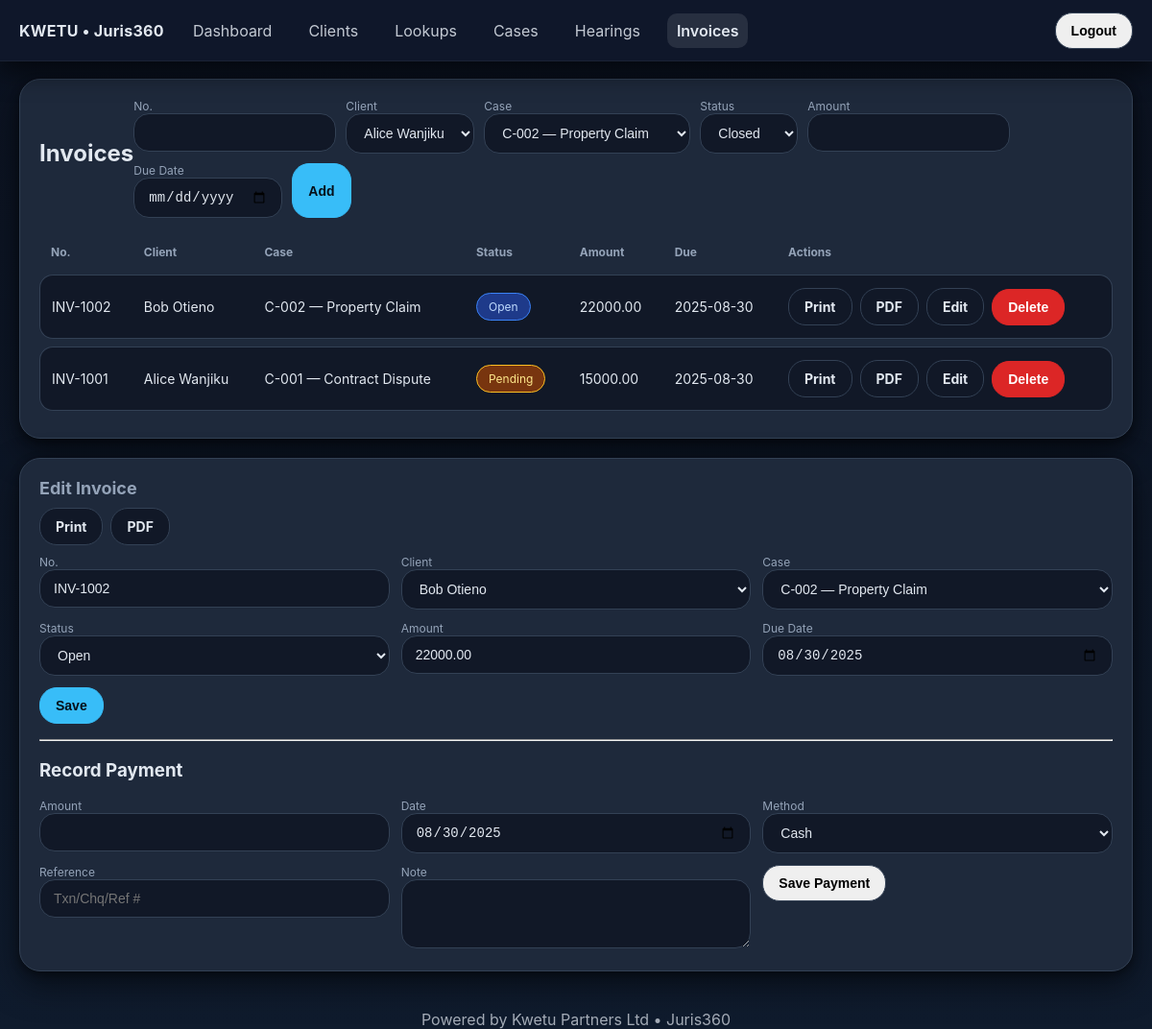
Before: /invoices/2/edit (signed in) with the older database file.
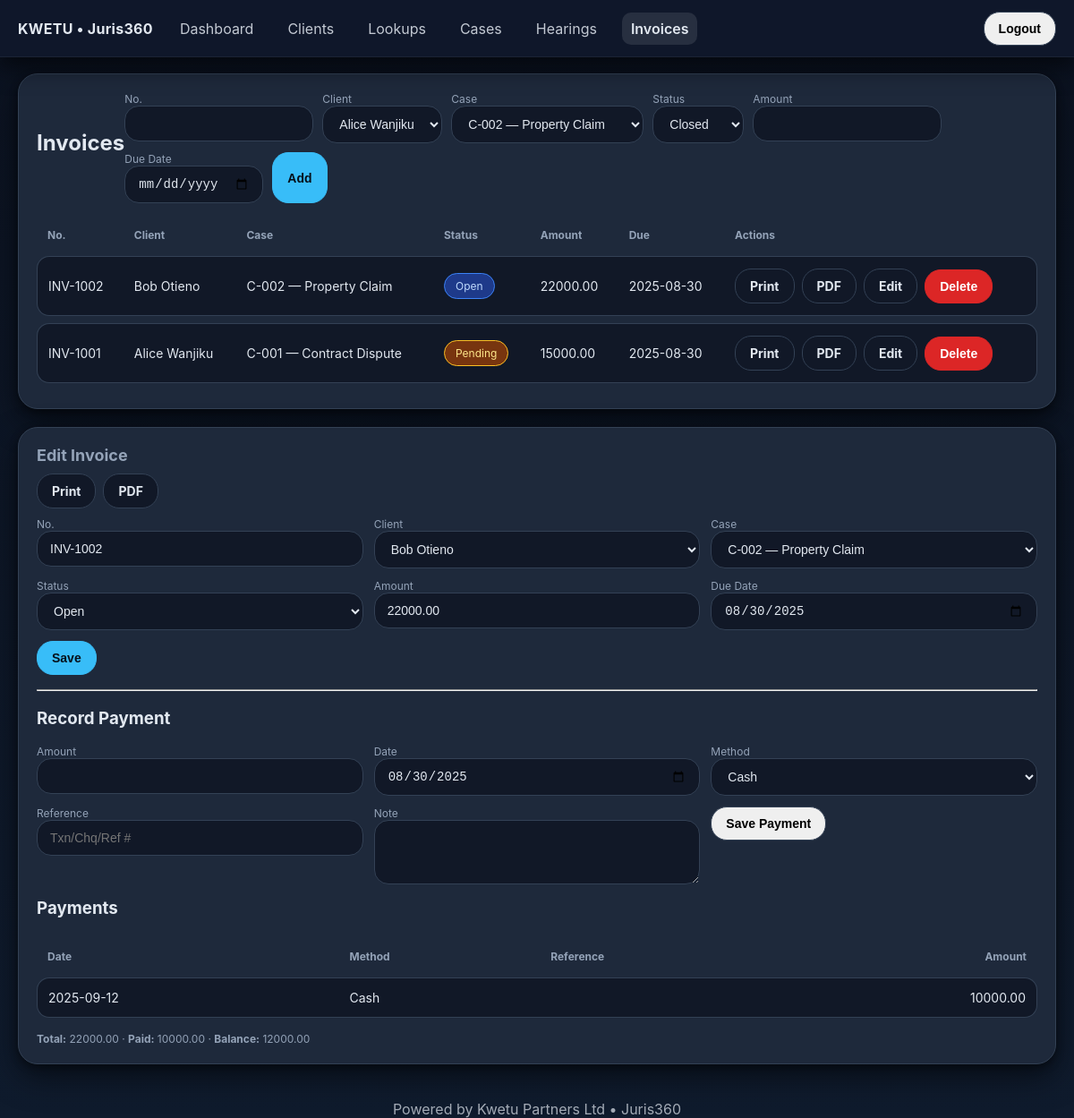
After: the same page with the newer database file.
### app.py (models this page shows)
class Invoice(db.Model):
    id = db.Column(db.Integer, primary_key=True)
    number = db.Column(db.String(40), nullable=False)
    client_id = db.Column(db.Integer, db.ForeignKey('client.id'), nullable=False)
    case_id = db.Column(db.Integer, db.ForeignKey('case.id'), nullable=False)
    status_id = db.Column(db.Integer, db.ForeignKey('case_status.id'), nullable=False)
    amount = db.Column(db.Numeric(12,2), nullable=False)
    due_date = db.Column(db.Date, nullable=True)
    client = db.relationship('Client', back_populates='invoices')
    case = db.relationship('Case', back_populates='invoices')
    status = db.relationship('CaseStatus', back_populates='invoices')
    payments = db.relationship('Payment', back_populates='invoice',
                               cascade='all, delete-orphan', lazy='dynamic')

class Client(db.Model):
    id = db.Column(db.Integer, primary_key=True)
    name = db.Column(db.String(120), nullable=False)
    phone = db.Column(db.String(50))
    email = db.Column(db.String(120))
    address = db.Column(db.String(200))
    cases = db.relationship('Case', back_populates='client', cascade='all, delete-orphan')
    invoices = db.relationship('Invoice', back_populates='client', cascade='all, delete-orphan')

class Case(db.Model):
    id = db.Column(db.Integer, primary_key=True)
    ref = db.Column(db.String(40), nullable=False)
    title = db.Column(db.String(200), nullable=False)
    client_id = db.Column(db.Integer, db.ForeignKey('client.id'), nullable=False)
    case_type_id = db.Column(db.Integer, db.ForeignKey('case_type.id'), nullable=False)
    status_id = db.Column(db.Integer, db.ForeignKey('case_status.id'), nullable=False)
    opened_on = db.Column(db.Date, default=date.today)
    next_hearing_date = db.Column(db.Date, nullable=True)
    client = db.relationship('Client', back_populates='cases')
    case_type = db.relationship('CaseType', back_populates='cases')
    status = db.relationship('CaseStatus', back_populates='cases')
    hearings = db.relationship('Hearing', back_populates='case', cascade='all, delete-orphan')
    invoices = db.relationship('Invoice', back_populates='case', cascade='all, delete-orphan')

class CaseStatus(db.Model):
    id = db.Column(db.Integer, primary_key=True)
    name = db.Column(db.String(40), unique=True, nullable=False)
    cases = db.relationship('Case', back_populates='status')
    hearings = db.relationship('Hearing', back_populates='status')
    invoices = db.relationship('Invoice', back_populates='status')

class Payment(db.Model):
    id = db.Column(db.Integer, primary_key=True)
    invoice_id = db.Column(db.Integer, db.ForeignKey('invoice.id', ondelete='CASCADE'), nullable=False)
    amount = db.Column(db.Numeric(12,2), nullable=False)
    date = db.Column(db.Date, nullable=False, default=date.today)
    method = db.Column(db.String(30))
    reference = db.Column(db.String(80))
    note = db.Column(db.Text)
    invoice = db.relationship('Invoice', back_populates='payments')

### app.py (the view)
@app.route('/invoices/<int:id>/edit')
@login_required
def invoices_edit(id):
    rows = Invoice.query.order_by(Invoice.id.desc()).all()
    edit = Invoice.query.get_or_404(id)
    pays = edit.payments.order_by(Payment.date.asc(), Payment.id.asc()).all()
    paid, balance = _invoice_paid_balance(edit)
    return render_template('invoices.html', active='invoices', rows=rows,
        clients=Client.query.order_by(Client.name).all(),
        cases=Case.query.order_by(Case.id.desc()).all(),
        status=CaseStatus.query.order_by(CaseStatus.name).all(),
        edit=edit, payments=pays, paid=paid, balance=balance)

### app.py (called while the page is built)
def login_required(view):
    @wraps(view)
    def _wrap(*a, **kw):
        if not app.config['REQUIRE_LOGIN'] or session.get('user'):
            return view(*a, **kw)
        return redirect(url_for('login', next=request.path))
    return _wrap

@app.context_processor
def inject_globals():
    return dict(config=app.config, session=session)

def _invoice_paid_balance(inv: Invoice):
    paid = db.session.query(func.coalesce(func.sum(Payment.amount), 0)).filter(Payment.invoice_id == inv.id).scalar() or 0
    paid = Decimal(paid)
    total = Decimal(inv.amount or 0)
    return paid, (total - paid)

### templates/invoices.html (shortened to what the changed rows need)
{% extends "base.html" %}
{% block content %}
<div class="card">
  <div class="section-head">
    <h1>Invoices</h1>
  </div>
  <table>
    <thead><tr><th>No.</th><th>Client</th><th>Case</th><th>Status</th><th>Amount</th><th>Due</th><th>Actions</th></tr></thead>
    <tbody>
      {% for r in rows %}
      <tr>
        <td>{{ r.number }}</td>
        <td>{{ r.client.name }}</td>
        <td>{{ r.case.ref }} — {{ r.case.title }}</td>
        <td><span class="badge {{ r.status.name|lower }}">{{ r.status.name }}</span></td>
        <td>{{ '%.2f'|format(r.amount or 0) }}</td>
        <td>{{ r.due_date.strftime('%Y-%m-%d') if r.due_date else '' }}</td>
        <td class="actions" style="display:flex;gap:.5rem;flex-wrap:wrap;align-items:center">
          <a class="btn ghost" target="_blank" href="{{ url_for('invoice_view', id=r.id) }}">Print</a>
          <a class="btn ghost" href="{{ url_for('invoice_pdf', id=r.id) }}">PDF</a>
          <a class="btn ghost" href="{{ url_for('invoices_edit', id=r.id) }}">Edit</a>
          <form method="post" action="{{ url_for('invoices_delete', id=r.id) }}" onsubmit="return confirm('Delete invoice?')">
            <button class="btn danger">Delete</button>
          </form>
        </td>
      </tr>
      {% endfor %}
    </tbody>
  </table>
</div>
{% if edit %}
<div class="card">
  <h2>Edit Invoice</h2>
  <div style="display:flex;gap:.5rem;margin-bottom:10px;flex-wrap:wrap">
    <a class="btn ghost" target="_blank" href="{{ url_for('invoice_view', id=edit.id) }}">Print</a>
    <a class="btn ghost" href="{{ url_for('invoice_pdf', id=edit.id) }}">PDF</a>
  </div>
  <form method="post" action="{{ url_for('invoices_update', id=edit.id) }}" class="grid cols-3">
    <label>No.<input class="input" name="number" value="{{ edit.number }}" required></label>
    <label>Client<select name="client_id" class="select" required>
      {% for c in clients %}<option value="{{ c.id }}" {% if edit.client_id==c.id %}selected{% endif %}>{{ c.name }}</option>{% endfor %}
    </select></label>
    <label>Case<select name="case_id" class="select" required>
      {% for c in cases %}<option value="{{ c.id }}" {% if edit.case_id==c.id %}selected{% endif %}>{{ c.ref }} — {{ c.title }}</option>{% endfor %}
    </select></label>
    <label>Status<select name="status_id" class="select" required>
      {% for s in status %}<option value="{{ s.id }}" {% if edit.status_id==s.id %}selected{% endif %}>{{ s.name }}</option>{% endfor %}
    </select></label>
    <label>Amount<input class="input" type="number" step="0.01" name="amount" value="{{ edit.amount }}"></label>
    <label>Due Date<input class="input" type="date" name="due_date" value="{{ edit.due_date.strftime('%Y-%m-%d') if edit.due_date else '' }}"></label>
    <div><button class="btn primary">Save</button></div>
  </form>
  <hr style="margin:16px 0">
  <h3>Record Payment</h3>
  <form method="post" action="{{ url_for('invoice_payment_add', id=edit.id) }}" class="grid cols-3">
    <label>Amount<input class="input" type="number" step="0.01" min="0.01" name="amount" required></label>
    <label>Date<input class="input" type="date" name="date" value="{{ (edit.due_date or None)|default('', true) }}"></label>
    <label>Method
      <select class="select" name="method">
        <option>Cash</option><option>Bank</option><option>Card</option>
      </select>
    </label>
    <label class="colspan-3">Reference<input class="input" name="reference" placeholder="Txn/Chq/Ref #"></label>
    <label class="colspan-3">Note<textarea class="input" name="note" rows="3"></textarea></label>
    <div><button class="btn">Save Payment</button></div>
  </form>
  {% if payments %}
    <h3 style="margin-top:12px">Payments</h3>
    <table>
      <thead><tr><th>Date</th><th>Method</th><th>Reference</th><th style="text-align:right">Amount</th></tr></thead>
      <tbody>
        {% for p in payments %}
        <tr>
          <td>{{ p.date.strftime('%Y-%m-%d') }}</td>
          <td>{{ p.method or '' }}</td>
          <td>{{ p.reference or '' }}</td>
          <td style="text-align:right">{{ '%.2f'|format(p.amount) }}</td>
        </tr>
        {% endfor %}
      </tbody>
    </table>
    <div class="small" style="margin-top:8px">
      <strong>Total:</strong> {{ '%.2f'|format(edit.amount or 0) }} ·
      <strong>Paid:</strong> {{ '%.2f'|format(paid or 0) }} ·
      <strong>Balance:</strong> {{ '%.2f'|format(balance or 0) }}
    </div>
  {% endif %}
</div>
{% endif %}
{% endblock %}

Changed rows visible on the page:
shown differently, row unchanged: Invoice "INV-1002": amount (not shown) → "22000.00"
added Payment: date "2025-09-12", method "Cash", amount "10000.00"
Other visible differences:
{{ '%.2f'|format(paid or 0) }}: (not shown) → "10000.00"
{{ '%.2f'|format(balance or 0) }}: (not shown) → "12000.00"
text now shown: "Payments Date Method Reference Amount Total: · Paid: · Balance:"
